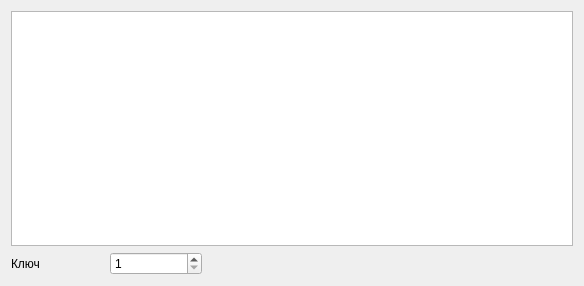
<?xml version="1.0" encoding="UTF-8"?>
<ui version="4.0">
 <class>CaesarCipher</class>
 <widget class="QWidget" name="CaesarCipher">
  <property name="geometry">
   <rect>
    <x>0</x>
    <y>0</y>
    <width>584</width>
    <height>286</height>
   </rect>
  </property>
  <property name="windowTitle">
   <string>Form</string>
  </property>
  <layout class="QHBoxLayout" name="horizontalLayout">
   <item>
    <layout class="QVBoxLayout" name="verticalLayout">
     <item>
      <widget class="QTextEdit" name="textEdit"/>
     </item>
     <item>
      <layout class="QHBoxLayout" name="horizontalLayout_2" stretch="1,1,4">
       <item>
        <widget class="QLabel" name="label">
         <property name="text">
          <string>Ключ</string>
         </property>
        </widget>
       </item>
       <item>
        <widget class="QSpinBox" name="spinBox">
         <property name="minimum">
          <number>1</number>
         </property>
         <property name="value">
          <number>1</number>
         </property>
        </widget>
       </item>
       <item>
        <spacer name="horizontalSpacer">
         <property name="orientation">
          <enum>Qt::Horizontal</enum>
         </property>
         <property name="sizeHint" stdset="0">
          <size>
           <width>40</width>
           <height>20</height>
          </size>
         </property>
        </spacer>
       </item>
      </layout>
     </item>
    </layout>
   </item>
  </layout>
 </widget>
 <resources/>
 <connections/>
</ui>
